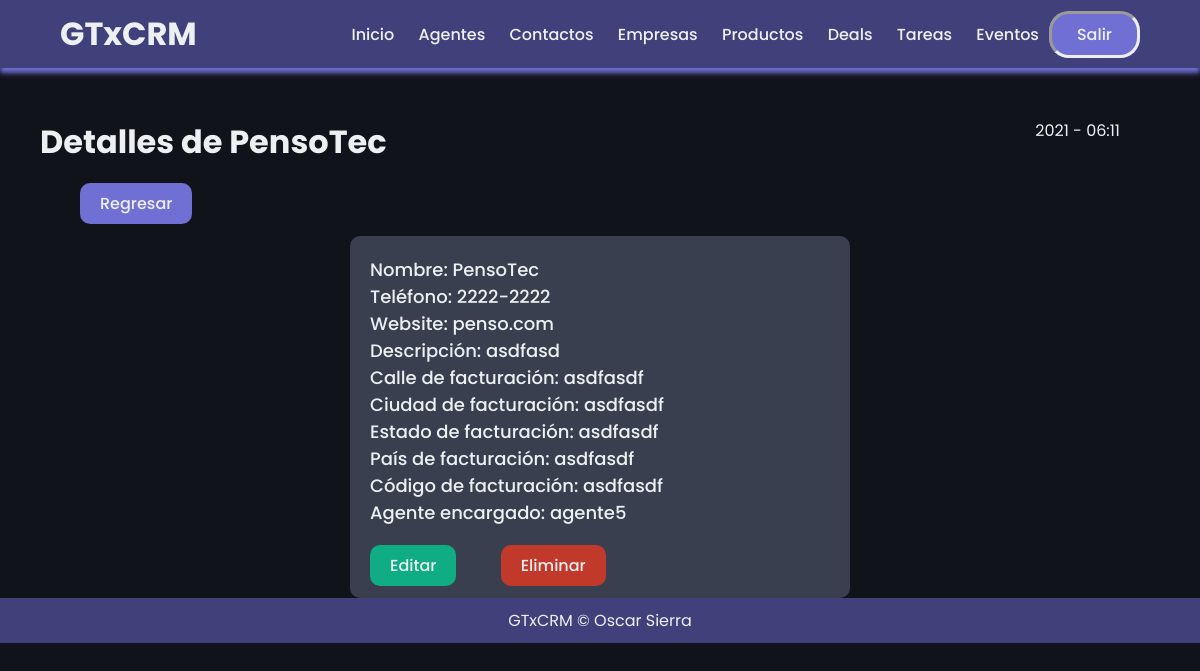
Page /empresas/2/ (signed in) on the committed database.
### mainapp/models.py (models this page shows, shortened)
class Empresa(models.Model):
    nombre = models.CharField(max_length=45)
    telefono = models.CharField(max_length=45)
    website = models.CharField(max_length=45)
    descripcion = models.TextField()
    calleFacturacion = models.CharField(max_length=45)
    ciudadFacturacion = models.CharField(max_length=45)
    estadoFacturacion = models.CharField(max_length=45)
    paisFacturacion = models.CharField(max_length=45)
    codigoFacturacion = models.CharField(max_length=45)
    organizacion = models.ForeignKey(userProfile, on_delete=models.CASCADE)
    agente = models.ForeignKey("Agent", null=True, blank=True, on_delete=models.SET_NULL)

class Agent(models.Model):
    user = models.OneToOneField(User, on_delete=models.CASCADE)
    organizacion = models.ForeignKey(userProfile, on_delete=models.CASCADE)
    def __str__(self):
        return self.user.username

class User(AbstractUser):
    es_organizador = models.BooleanField(default=True)
    es_agente = models.BooleanField(default=False)

### mainapp/views.py (the view)
# urls.py: path('empresas/<int:pk>/', empresaDetailView.as_view(), name="empresa_detail"),
class empresaDetailView(LoginRequiredMixin, DetailView):
    template_name="empresas/empresa_detail.html"
    context_object_name = "empresa"
    def get_queryset(self):
        user = self.request.user
        if user.es_organizador:
            queryset = Empresa.objects.filter(organizacion=user.userprofile)
        else:
            queryset = Empresa.objects.filter(organizacion=user.agent.organizacion)
            queryset = queryset.filter(agente__user=user)
        return queryset

### mainapp/templates/empresas/empresa_detail.html (shortened to what this page needs)
{% extends 'layouts/layouts.html'%}
{% block content %}
<div class="start">
    <div class="initial">
        <h1>Detalles de {{ empresa.nombre }}</h1>
            <div id="time">
                {% now "Y - h:m"%}
            </div>
        </div>
    </div>
<br/>
<div class="divbtn" style="margin-left: 40px;">
    <a class="backbtn" href="{% url 'empresa_list' %}"><button>Regresar</button></a>
</div>
<div class="content">
    <div class="box">
        <p>Nombre: {{ empresa.nombre }}
        <br/>
        Teléfono: {{ empresa.telefono }}
        <br/>
        Website: {{ empresa.website }}
        <br/>
        Descripción: {{ empresa.descripcion }}
        <br/>
        Calle de facturación: {{ empresa.calleFacturacion }}
        <br/>
        Ciudad de facturación: {{ empresa.ciudadFacturacion }}
        <br/>
        Estado de facturación: {{ empresa.estadoFacturacion }}
        <br/>
        País de facturación: {{ empresa.paisFacturacion }}
        <br/>
        Código de facturación: {{ empresa.codigoFacturacion }}
        <br/>
        Agente encargado: {{ empresa.agente }}
        <br/><br/></p>
        <a class="submitbtn" href="{% url 'empresa_update' empresa.pk %}"><button>Editar</button></a>
        <a class="delbtn" href="{% url 'empresa_delete' empresa.pk %}"><button>Eliminar</button></a>
    </div>
</div>
{% endblock %}

### mainapp/static/css/styles.css (style rules this page uses)
* { margin: 0; padding: 0; font-family: "Poppins", sans-serif; color: #edf0f1; text-decoration: none; }
body { box-sizing: border-box; background-color: #11131b; }
li, a, button { font-weight: 500; font-size: 16px; text-decoration: none; border: none; background-color: transparent; }
.start { width: 90%; margin-top: 50px; margin-left: 40px; margin-right: 40px; }
.content { align-items: center; width: 45%; margin: auto; }
.box { border-radius: 10px; background-color: #3a3f50; margin-left: 20px; margin-right: 20px; padding: 20px; margin-top: 20px; }
.box p { font-weight: 500; font-size: 18px; }
.initial { display: flex; justify-content: space-between; }
.backbtn { margin-left: 40px; margin-top: 40px; margin-bottom: 40px; padding: 9px 20px; background-color: #706fd3; border-radius: 10px; cursor: pointer; transition: all 0.3s ease 0s; }
.delbtn { margin-top: 40px; margin-left: 40px; margin-bottom: 40px; padding: 9px 20px; background-color: #c0392b; border-radius: 10px; cursor: pointer; transition: all 0.3s ease 0s; }
.submitbtn { margin-top: 20px; padding: 9px 20px; background-color: #10ac84; border-radius: 10px; cursor: pointer; transition: all 0.3s ease 0s; }

### rows in the picture
Empresa: nombre "PensoTec", telefono "2222-2222", website "penso.com", descripcion "asdfasd", calleFacturacion "asdfasdf", ciudadFacturacion "asdfasdf", estadoFacturacion "asdfasdf", paisFacturacion "asdfasdf", codigoFacturacion "asdfasdf", agente "agente5"
